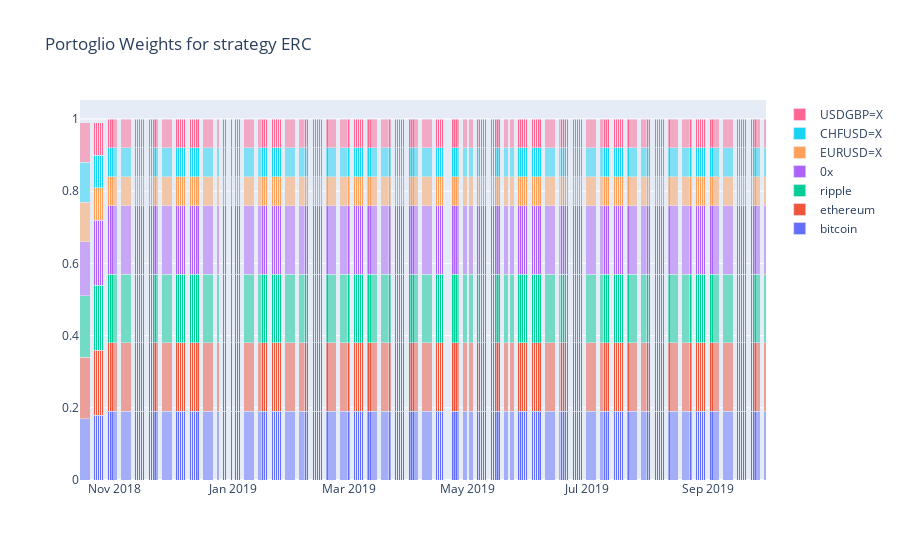

The code cell stored with this chart in its notebook:
### Code cell
plot_portfolio_weights(dict_df_port_returns["ERC"], "ERC")

### Figure 1 — Plotly figure (JSON) as saved in the notebook; plotly's stock layout.template omitted (floating-point values rounded to 4 significant figures; data arrays with more than 128 entries replaced by an {"elided": "..."} marker saying what was removed)
{"data": [{"name": "bitcoin", "type": "bar", "x": {"elided": "244 str values"}, "y": {"elided": "244 float values"}}, {"name": "ethereum", "type": "bar", "x": {"elided": "244 str values"}, "y": {"elided": "244 float values"}}, {"name": "ripple", "type": "bar", "x": {"elided": "244 str values"}, "y": {"elided": "244 float values"}}, {"name": "0x", "type": "bar", "x": {"elided": "244 str values"}, "y": {"elided": "244 float values"}}, {"name": "EURUSD=X", "type": "bar", "x": {"elided": "244 str values"}, "y": {"elided": "244 float values"}}, {"name": "CHFUSD=X", "type": "bar", "x": {"elided": "244 str values"}, "y": {"elided": "244 float values"}}, {"name": "USDGBP=X", "type": "bar", "x": {"elided": "244 str values"}, "y": {"elided": "244 float values"}}], "layout": {"barmode": "stack", "title": {"text": "Portoglio Weights for strategy ERC"}}}
